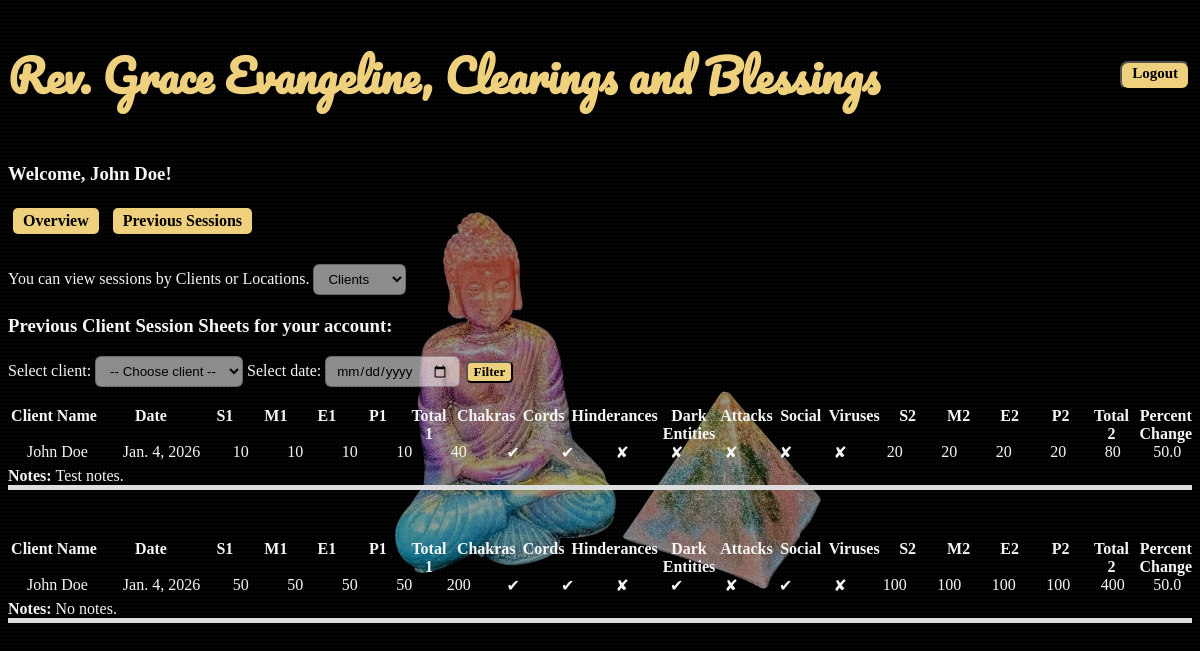
The app's page /user_prev_sessions/ (signed in) with its own data.
### app/models.py (models this page shows, shortened)
class Client(models.Model):
    profile=models.ForeignKey(Profile, on_delete=models.CASCADE, related_name="clients")
    first_name=models.CharField(max_length=15, null=True, blank=True, validators=[letters_only])
    last_name=models.CharField(max_length=20, null=True, blank=True, validators=[letters_only])
    email=models.EmailField(blank=True, null=True, unique=True)
    is_user=models.BooleanField(default=False, editable=False)
    def __str__(self):
        return f"{self.first_name} {self.last_name}"

class Session_Sheet(models.Model):
    client=models.ForeignKey(Client, on_delete=models.CASCADE, related_name="session_sheets")
    date=models.DateField()
    spiritual1=models.IntegerField(
        validators=[MinValueValidator(0), MaxValueValidator(100)])
    mental1=models.IntegerField(
        validators=[MinValueValidator(0), MaxValueValidator(100)])
    emotional1=models.IntegerField(
        validators=[MinValueValidator(0), MaxValueValidator(100)])
    physical1=models.IntegerField(
        validators=[MinValueValidator(0), MaxValueValidator(100)])
    chakras=models.BooleanField(default=False)
    cords=models.BooleanField(default=False)
    hinderances=models.BooleanField(default=False)
    dark_entities=models.BooleanField(default=False)
    attacks=models.BooleanField(default=False)
    social=models.BooleanField(default=False)
    viruses=models.BooleanField(default=False)
    spiritual2=models.IntegerField(
        validators=[MinValueValidator(0), MaxValueValidator(100)])
    mental2=models.IntegerField(
        validators=[MinValueValidator(0), MaxValueValidator(100)])
    emotional2=models.IntegerField(
        validators=[MinValueValidator(0), MaxValueValidator(100)])
    physical2=models.IntegerField(
        validators=[MinValueValidator(0), MaxValueValidator(100)])
    notes=models.TextField(null=True)
    @property
    def total1(self):
        return self.spiritual1 + self.mental1 + self.emotional1 + self.physical1
    @property
    def total2(self):
        return self.spiritual2 + self.mental2 + self.emotional2 + self.physical2
    @property
    def percent_change(self):
        if self.total1 == 0:
            return None
        return (self.total1 / self.total2) * 100

### app/views.py (the view, shortened to what this page needs)
# urls.py: path("user_prev_sessions/", app.views.user_prev_sessions, name='user_prev_sessions'),
@login_required
def user_prev_sessions(request):
    profile = request.user.profile
    primary_client = profile.primary_client if profile.primary_client else None
    view_type = request.GET.get('view_type', 'client')
    if view_type == 'client':
        user_client = primary_client
        clients = Client.objects.filter(profile=user_client.profile)
        session_sheets = Session_Sheet.objects.filter(client__profile=user_client.profile)
        client_filter = request.GET.get('client')
        date_filter = request.GET.get('date')
        if client_filter:
            session_sheets = session_sheets.filter(client_id=client_filter)
        if date_filter:
            session_sheets = session_sheets.filter(date=date_filter)
        session_sheets = session_sheets.order_by('-date')
        context = {
            'user_client': user_client,
            'clients': clients,
            'session_sheets': session_sheets,
            'client_filter': int(client_filter) if client_filter else None,
            'date_filter': date_filter,
            'view_type': view_type,
            'primary_client': primary_client,
            'primary_client_first_name': primary_client.first_name if primary_client else None,
            'primary_client_last_name': primary_client.last_name if primary_client else None,
        }
    return render(request, 'user_prev_sessions.html', context)

### app/models.py (called while the page is built)
    @property
    def primary_client(self):
        return self.clients.get(is_user=True)

### app/templates/user_prev_sessions.html (shortened to what this page needs)
{% extends "user_profile.html" %}
{% load static %}
{% block extra_css %}
<link rel="stylesheet" href="{% static 'app/css/prev_session_sheets.css' %}">
<link rel="stylesheet" href="{% static 'app/css/prev_location_sheets.css' %}">
{% endblock %}
{% block content %}
<form method="get" id="viewTypeForm" style="margin-bottom: 20px; margin-top: 25px">
    <label for="view_type">You can view sessions by Clients or Locations.
        <select name="view_type" id="view-type" onchange="document.getElementById('viewTypeForm').submit();">
            <option value="client" {% if view_type == 'client' %}selected{% endif %}>Clients</option>
        </select>
    </label>
</form>
{% if view_type == 'client' %}
    <h3>Previous Client Session Sheets for your account:</h3>
    <form method="get" style="margin-bottom: 20px">
        <label for="client">Select client:</label>
        <select name="client" id="client" required>
            <option value="">-- Choose client --</option>
        </select>
        <label for="date">Select date:</label>
        <input type="date" name="date" id="date" value="{{ date_filter }}">
        <button type="submit" class='lesser-link'>Filter</button>
    </form>
    {% if session_sheets %}
        {% for sheet in session_sheets %}
        <div class="session-sheet-wrapper">
            <div class="session-sheet-grid">
                <div class="session-grid-header">
                    <div>Client Name</div>
                    <div>Date</div>
                    <div>S1</div>
                    <div>M1</div>
                    <div>E1</div>
                    <div>P1</div>
                    <div>Total 1</div>
                    <div>Chakras</div>
                    <div>Cords</div>
                    <div>Hinderances</div>
                    <div>Dark Entities</div>
                    <div>Attacks</div>
                    <div>Social</div>
                    <div>Viruses</div>
                    <div>S2</div>
                    <div>M2</div>
                    <div>E2</div>
                    <div>P2</div>
                    <div>Total 2</div>
                    <div>Percent Change</div>
                </div>
            </div>
            <div class="session-sheet-row">
                <div>{{ sheet.client }}</div>
                <div>{{ sheet.date }}</div>
                <div>{{ sheet.spiritual1 }}</div>
                <div>{{ sheet.mental1 }}</div>
                <div>{{ sheet.emotional1 }}</div>
                <div>{{ sheet.physical1 }}</div>
                <div>{{ sheet.total1 }}</div>
                <div>
                    {% if sheet.chakras %}
                        &#10004
                    {% else %}
                        &#10008
                    {% endif %}
                </div>
                <div>
                    {% if sheet.cords %}
                        &#10004
                    {% else %}
                        &#10008
                    {% endif %}
                </div>
                <div>
                    {% if sheet.hinderances %}
                        &#10004
                    {% else %}
                        &#10008
                    {% endif %}
                </div>
                <div>
                    {% if sheet.dark_entities %}
                        &#10004
                    {% else %}
                        &#10008
                    {% endif %}
                </div>
                <div>
                    {% if sheet.attacks %}
                        &#10004
                    {% else %}
                        &#10008
                    {% endif %}
                </div>
                <div>
                    {% if sheet.social %}
                        &#10004
                    {% else %}
                        &#10008
                    {% endif %}
                </div>
                <div>
                    {% if sheet.viruses %}
                        &#10004
                    {% else %}
                        &#10008
                    {% endif %}
                </div>
                <div>{{ sheet.spiritual2 }}</div>
                <div>{{ sheet.mental2 }}</div>
                <div>{{ sheet.emotional2 }}</div>
                <div>{{ sheet.physical2 }}</div>
                <div>{{ sheet.total2 }}</div>
                <div>{{ sheet.percent_change }}</div>
            </div>
            <div class="session-sheet-notes" style="margin-bottom: 50px; margin-top: 5px">
                <strong>Notes:   </strong>
                {{ sheet.notes|default:"No notes provided." }}
            </div>
        </div>
        {% endfor %}
    {% else %}
        <p>No session sheets were found.</p>
    {% endif %}
{% endif %}
{% endblock %}

### app/templates/user_profile.html (shortened to what this page needs)
<!DOCTYPE html>
<html lang="en">
<head>
    <link href="https://cdn.jsdelivr.net/npm/select2@4.1.0-rc.0/dist/css/select2.min.css" rel="stylesheet" />
    {% load static %}
    <link rel="stylesheet" href="{% static 'app/css/base.css' %}">
    <link rel="stylesheet" href="{% static 'app/css/prev_location_sheets.css' %}">
    <link rel="stylesheet" href="{% static 'app/css/prev_session_sheets.css' %}">
    <link rel="stylesheet" href="{% static 'app/css/update_forms.css' %}">
    {% block extra_css %}{% endblock %}
</head>
<body>
    <header style="display: flex; justify-content: space-between; align-items: center;">
        <h1>Rev. Grace Evangeline, Clearings and Blessings</h1>
    <form action="{% url 'logout' %}" method="post">
        <button type="submit" class='delete-button-cancel'>Logout</button>
    </form>
    </header>
    <main>
        <div class="secondary_navbar">
            <h3>Welcome, {{ primary_client_first_name }} {{ primary_client_last_name }}!</h3>
            <a href="{% url 'user_overview' %}" class='button-link'>Overview</a>
            <a href="{% url 'user_prev_sessions' %}" class='button-link'>Previous Sessions</a>
        </div>
        {% block content %}
        {% endblock %}
    </main>
</body>
</html>

### app/static/app/css/base.css (style rules this page uses)
h1 { font-family: 'Pacifico', cursive; font-size: 44px; color: #efd07d; }
body { font-family: 'Gill Sans', cursive; color: whitesmoke; background-image: radial-gradient(rgba(255,255,255,0.04) 1px, transparent 1px), url("/static/app/images/gj_noback.png"); background-size: 4px 4px, 40%; background-repeat: repeat, no-repeat; background-position: center center; background-attachment: fixed; background-color: black; position: relative; z-index: 0; }
body::before { content: ""; position: fixed; inset: 0; background-color: rgba(0, 0, 0, 0.4); z-index: 0; pointer-events: none; }
body > * { position: relative; z-index: 1; }
.button-link { display: inline-block; padding: 4px 10px; margin: 5px; background-color: #efd07d; color: black; text-decoration: none; border-radius: 5px; font-family: 'Gill Sans', cursive; font-weight: bold; transition: background-color 0.3s; }
.delete-button-cancel { display: inline-block; padding: 2px 10px; padding-bottom: 6px; margin: 2px; background-color: #efd07d; color: black; text-decoration: none; border-radius: 8px; font-family: 'Gill Sans', cursive; font-weight: bold; font-size: 15px; transition: background-color 0.3s; }
.lesser-link { display: inline-block; padding: 1px 6px; margin: 2px; background-color: #efd07d; color: black; text-decoration: none; border-radius: 5px; font-family: 'Gill Sans', cursive; font-weight: bold; transition: background-color 0.3s; }
form input, form textarea, form select { background: rgba(255, 255, 255, 0.55); border: 1px solid rgba(0, 0, 0, 0.25); border-radius: 6px; padding: 6px 10px; font-family: 'Gill Sans', sans-serif; transition: background 0.2s ease, border-color 0.2s ease; }

### app/static/app/css/prev_session_sheets.css (style rules this page uses)
.session-sheet-grid { display: flex; flex-direction: column; margin-top: 10px; border-radius: 6px; }
.session-grid-header, .session-sheet-row { display: grid; grid-template-columns: 2fr 2fr repeat(18, 1fr); text-align: center; gap: 5px; width: 100%; }
.session-grid-header { font-weight: bold; }
.session-sheet-row { font-weight: normal; }
.session-sheet-notes { grid-column: 1 / -1; text-align: left; border-bottom: 5px solid #ddd; }

### records on screen
Client: first_name "John", last_name "Doe"
Session_Sheet: client "John Doe", date "Jan. 4, 2026", spiritual1 "10", mental1 "10", emotional1 "10", physical1 "10", total1 "40", spiritual2 "20", mental2 "20", emotional2 "20", physical2 "20", total2 "80", percent_change "50.0", notes "Test notes."
Session_Sheet: client "John Doe", date "Jan. 4, 2026", spiritual1 "50", mental1 "50", emotional1 "50", physical1 "50", total1 "200", spiritual2 "100", mental2 "100", emotional2 "100", physical2 "100", total2 "400", percent_change "50.0", notes "No notes."
